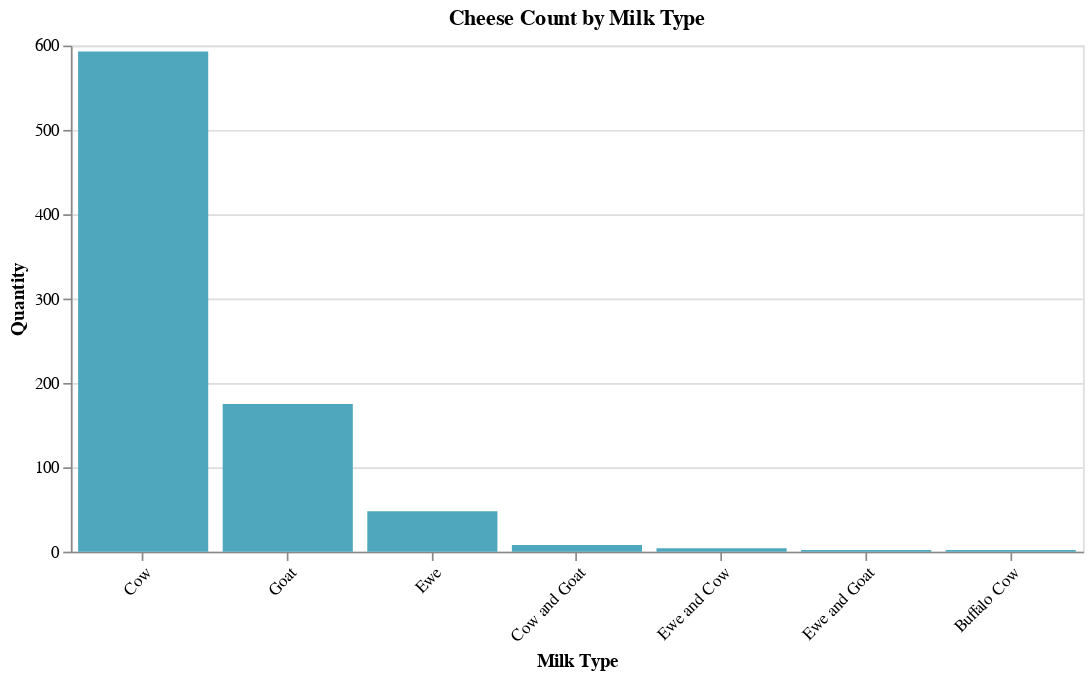

Here is the notebook cell this chart was saved with:
### Markdown cell above
## Data Visualization
### Milk Type Proportions
I create a bar plot to visualize the proportion of cheeses by milk type

### Code cell
milk_prop = (
    alt.Chart(cheese_train)
    .mark_bar(color="#4fa7bd")
    .encode(
        x=alt.X(
            "MilkTypeEn:N", title="Milk Type", sort="-y", axis=alt.Axis(labelAngle=-45)
        ),
        y=alt.Y("count():Q", title="Quantity"),
    )
    .properties(width=600, height=300, title="Cheese Count by Milk Type")
    .transform_filter("isValid(datum.MilkTypeEn)")
)
milk_prop

### Figure 1 — Vega-Lite specification as saved in the notebook (floating-point values rounded to 4 significant figures; data arrays with more than 128 entries replaced by an {"elided": "..."} marker saying what was removed)
{"config": {"view": {"continuousWidth": 400, "continuousHeight": 300}}, "data": {"name": "data-5d4a0117c7bfc001360a575265aab1a7"}, "mark": {"type": "bar", "color": "#4fa7bd"}, "encoding": {"x": {"type": "nominal", "axis": {"labelAngle": -45}, "field": "MilkTypeEn", "sort": "-y", "title": "Milk Type"}, "y": {"type": "quantitative", "aggregate": "count", "title": "Quantity"}}, "height": 300, "title": "Cheese Count by Milk Type", "transform": [{"filter": "isValid(datum.MilkTypeEn)"}], "width": 600, "$schema": "https://vega.github.io/schema/vega-lite/v4.8.1.json", "datasets": {"data-5d4a0117c7bfc001360a575265aab1a7": {"elided": "833 records"}}}
